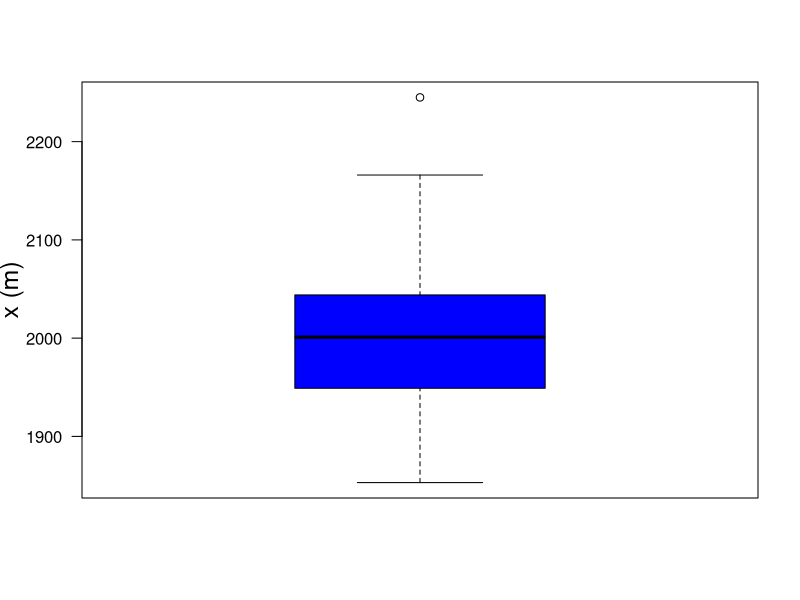

Source code (R):
print('file: A1-EdelweissBoxplot.R')
# Box plot: Edelweiss data
x = c(1853,1872,1899,1949,1976,1981,2001,2027,2033,2044,2111,2166,2245)
# png('EdelweissBoxplot171020.png',width=16,height=12,units='cm',res=300)
boxplot(x,col='blue',xlab='',ylab='x (m)',las=1,cex.lab=1.5)
# dev.off()
# ----------------------------------------------------------------
# Remarks:
# Boxplots were introduced by John Tukey in 1977.
# boxplot()   box-and-whisker-plot
# The thick and long horizontal line inside the box indicates the median (a robust
#   estimate of the central tendency)
# The (blue) box contains 50% of the data; lower boundary of the box = 25% quartile,  
#   upper boundary of the box = 75% quantile 
# The interquartile range (IQR) is a measure of the spread of data. It is defined as 
#   the difference between the 3. and 1. quartile: IQR = Q3 - Q1.
#   This is the height of the (blue) box.
# The upper whisker ends at 1.5 IQR above Q3.
# The lower whisker ends at 1.5 IQR below Q1
# If there exist data beyond the whiskers they are plotted (circles). These data might 
#   be outliers and thus should be inspected in detail.
# Remark: box plots are non-parametric, i.e. no assumption is made about the statistical 
#   distribution from which the data come from.
# ----------------------------------------------------------------